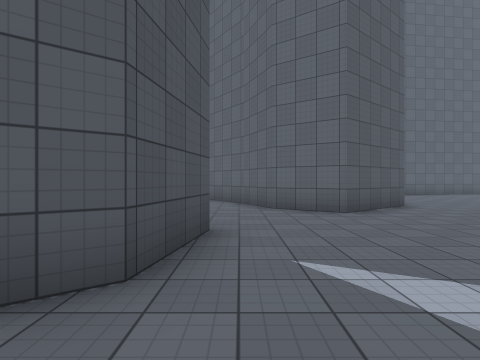
[1] (above)

23 first-person views from a walk through a Unity game level. The camera is 1.4 m above the floor, looks level and sees 80° across. The floor is counted in squares, 2 m on a side. Each view is taken from the middle of a square. On the plan, view 1 faces up. The plan holds only what a view shows up to about 10 squares ahead; the rest is blank. The place goes on beyond the plan. The player character is not drawn. Surface patterns are stand-ins for the level's own textures.

[2]
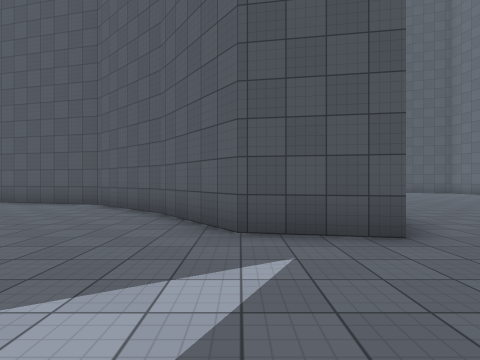

[3]
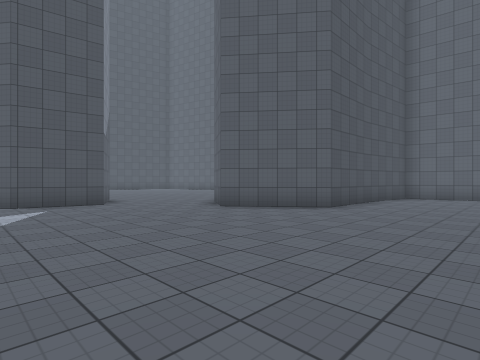

[4]
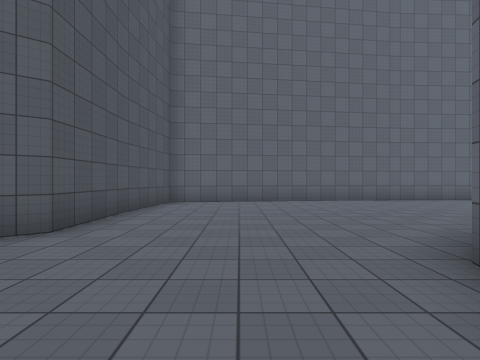

[5]
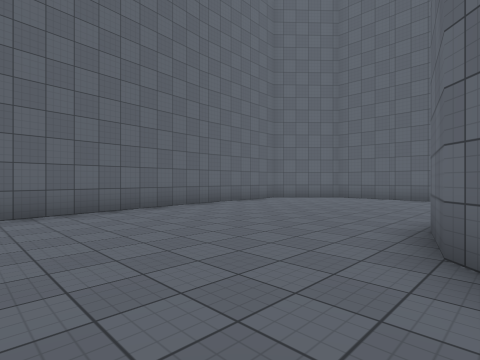

[6]
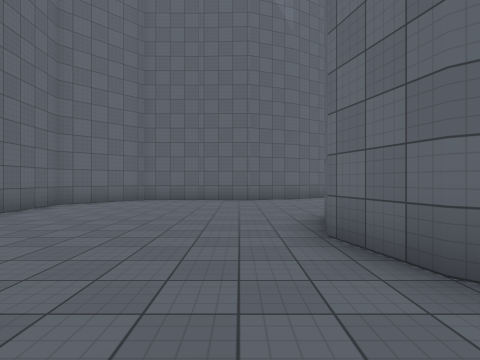

[7]
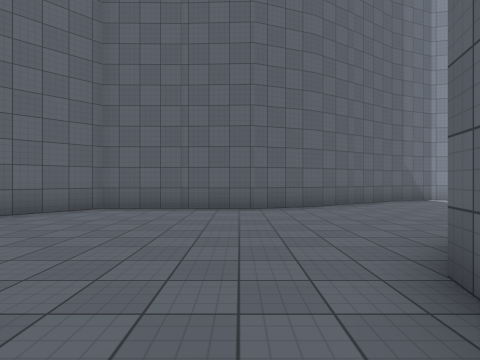

[8]
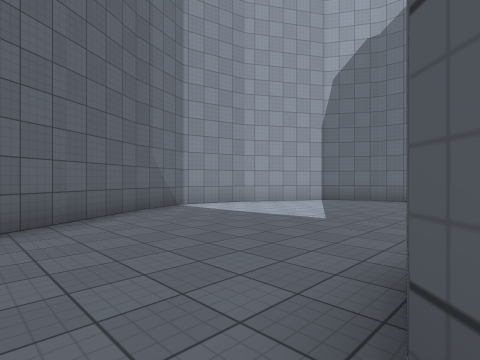

[9]
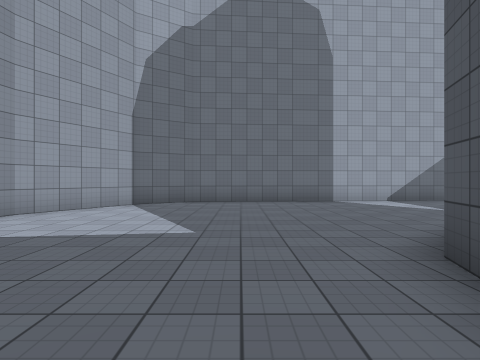

[10]
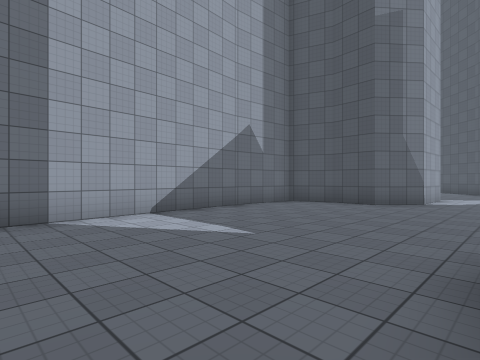

[11]
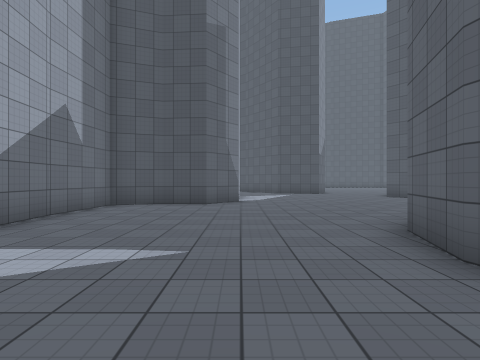

[12]
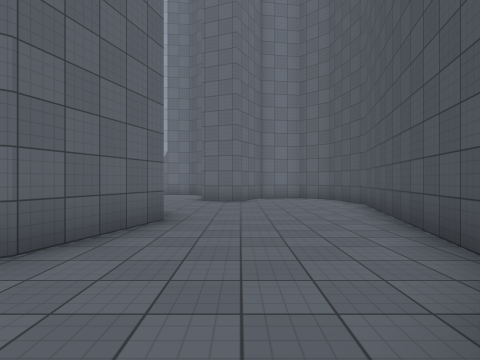

[13]
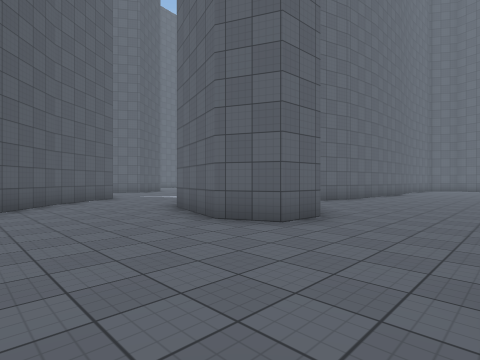

[14]
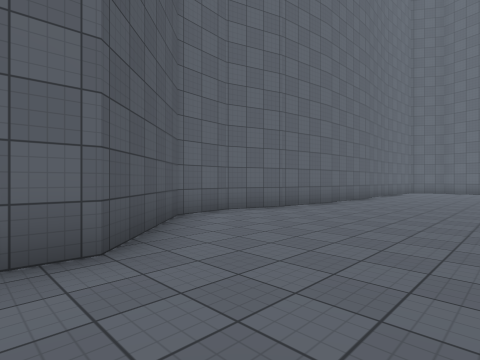

[15]
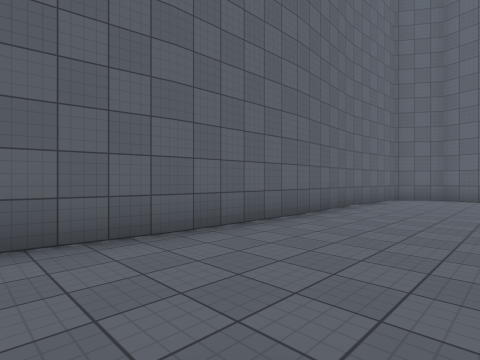

[16]
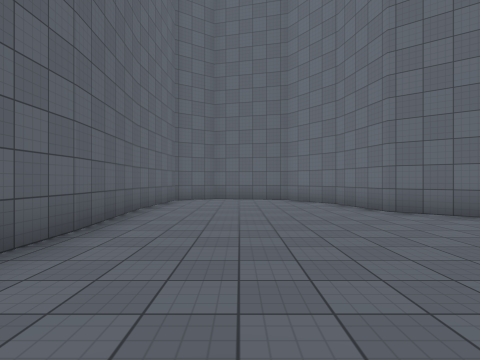

[17]
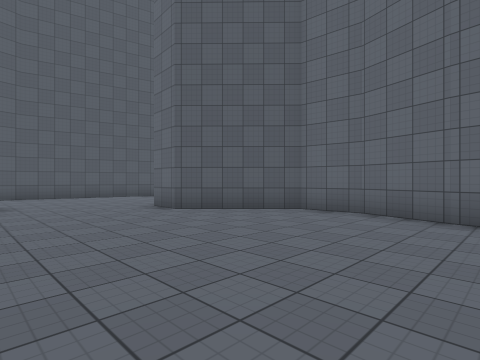

[18]
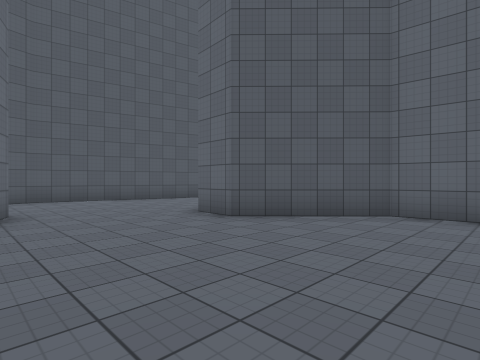

[19]
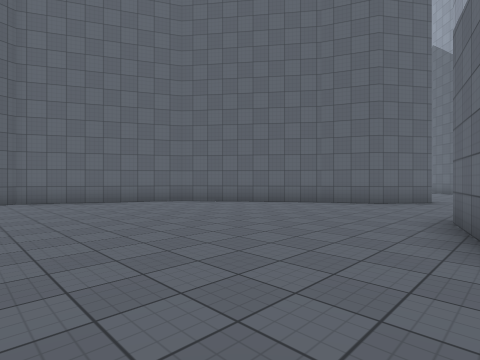

[20]
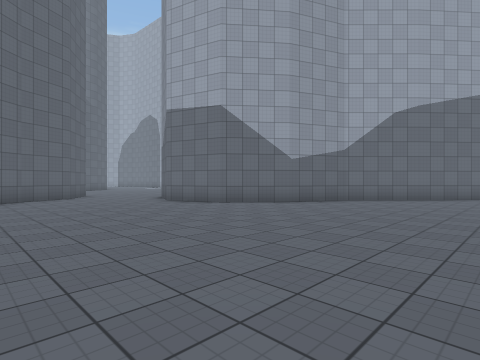

[21]
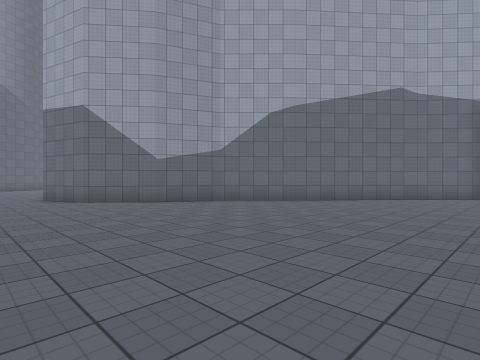

[22]
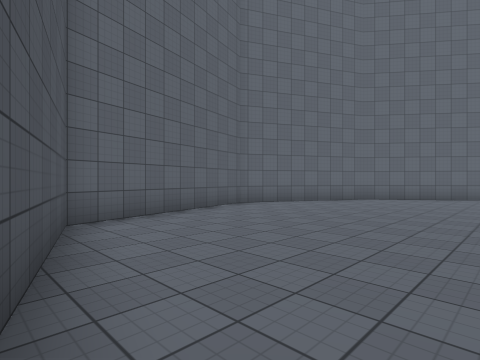

[23]
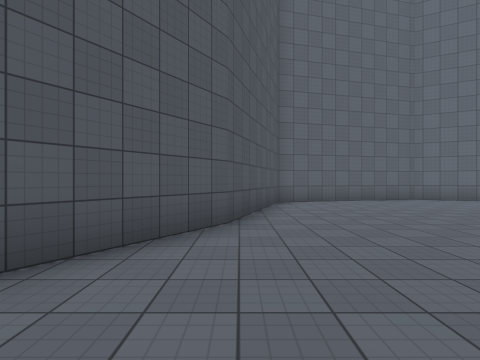

### Floor plan
Points are (right, up) in squares from view 1. A wall is a line through its corners. A room is listed if a view was taken in it or the views show most of it. See-through windows are left out.
Room 1 (views 1, 12, 13, 14, 15, 16, 17, 18)
walls: (5.2, -4.4) (3.6, -4) (2.2, -4.1) (0, -6.2) (-1.2, -6.2) (-1.7, -5) (-0.9, -2.6); (7.1, -4.7) (5.1, -4.4); (-3.3, -10.1) (-2.9, -9.3) (-1.6, -9.8); (12.3, -10.3) (14.3, -9.8) (16, -8.7); (12.9, -4.8) (7, -4.7); (-2.9, 0.4) (-5.1, -2) (-6.6, -8.3) (-6.3, -10.1); (-0.8, 2) (-3, 0.3); (16.4, -7) (16.6, -6.1) (15.8, -4.8) (12.8, -4.6)
ways out: opening at (-0.5, 0.5) to room 2
Room 2 (views 2, 3, 4, 5, 6, 7, 8, 9, 10, 11)
walls: (11.6, 1.9) (10.1, 2.3); (9.8, 7.2) (10.1, 7.5) (11.6, 7.9) (13.1, 7.5); (14.3, 4) (14.1, 3.4); (14.1, 6.4) (14.3, 5.7); (8.3, -3.8) (17.4, -3.2) (19, -2.2) (20.5, 0.3) (20.9, 2.3) (20.3, 4); (2.6, 0) (4.6, 0) (5.7, -1) (5.6, -2.3) (6.1, -3.6) (8.5, -3.8); (4.5, 10.3) (4.5, 7.8) (2.3, 6) (0.8, 7); (-0.4, 4) (-0.8, 2); (20.3, 3.9) (18.5, 7) (17.9, 8.6) (18, 12.2) (16, 14.2); (16, 14.4) (4.8, 13) (4.5, 10.2)
ways out: opening at (-0.5, 0.5) to room 1; opening at (0, 6) to room 3
Room 3 (views 19, 20, 21, 22, 23)
walls: (-5.8, 2.5) (-4.4, 4.2) (-2.3, 4.8) (-0.4, 4); (-13.2, 8.7) (-14.9, 6); (-10.7, -3.5) (-6.6, 0.6) (-5.7, 2.6); (0.2, 8.5) (-2.6, 12.1) (-6.8, 14.2) (-11.8, 12.9) (-13.2, 8.6); (0.8, 7) (0.1, 8.6); (-12.9, -5.9) (-12.2, -5.4)
ways out: opening at (0, 6) to room 2

Positions as (right, up) in squares from view 1, and headings:
1: (0, 0), facing up
2: (3, 2), facing left
3: (8, 1), facing up-left
4: (7, 4), facing up
5: (7, 7), facing up-right
6: (8, 9), facing right
7: (11, 9), facing right
8: (14, 7), facing down-right
9: (16, 6), facing down
10: (14, 2), facing down-left
11: (14, 0), facing left
12: (-3, 0), facing down
13: (-5, -9), facing up-right
14: (-1, -9), facing up-right
15: (5, -8), facing up-right
16: (6, -7), facing right
17: (6, -10), facing up-left
18: (4, -10), facing up-left
19: (-8, 4), facing up-right
20: (-11, 10), facing down-right
21: (-14, 7), facing down-right
22: (-13, 8), facing up-right
23: (-13, 4), facing up
